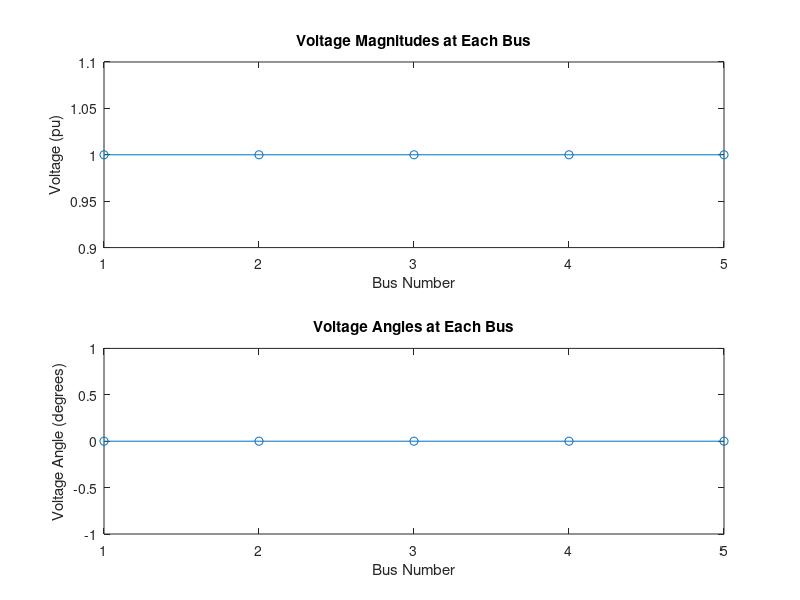

Write the MATLAB code that produced this figure.
% Load Flow Analysis using Newton-Raphson Method
clc; clear;

% Step 1: Define system parameters
% Bus data: [Bus No., Type (1=Slack, 2=PV, 3=PQ), V (initial), Angle (initial), PG, QG, PL, QL]
bus_data = [
    1, 1, 1.0, 0, 0, 0, 0, 0;  % Slack bus
    2, 2, 1.0, 0, 100, 50, 70, 30; % PV bus
    3, 3, 1.0, 0, 0, 0, 90, 45;  % PQ bus
    4, 3, 1.0, 0, 0, 0, 110, 60; % PQ bus
    5, 3, 1.0, 0, 0, 0, 80, 40;  % PQ bus
];

% Line data: [From Bus, To Bus, R, X, B]
line_data = [
    1, 2, 0.01, 0.1, 0.02;
    1, 3, 0.02, 0.15, 0.025;
    2, 3, 0.01, 0.1, 0.015;
    2, 4, 0.015, 0.12, 0.02;
    3, 5, 0.02, 0.1, 0.03;
];

% Step 2: Initialize Ybus (Admittance Matrix)
n_buses = size(bus_data, 1);
Ybus = zeros(n_buses);

% Populate Ybus matrix based on line data
for i = 1:size(line_data, 1)
    from = line_data(i, 1);
    to = line_data(i, 2);
    R = line_data(i, 3);
    X = line_data(i, 4);
    B = line_data(i, 5);
    
    % Admittance of the line
    Z = R + 1i * X;  % Impedance
    Y = 1 / Z;  % Admittance
    
    % Off-diagonal elements of Ybus
    Ybus(from, to) = Ybus(from, to) - Y;
    Ybus(to, from) = Ybus(to, from) - Y;
    
    % Diagonal elements of Ybus
    Ybus(from, from) = Ybus(from, from) + Y + 1i * B;
    Ybus(to, to) = Ybus(to, to) + Y + 1i * B;
end

% Step 3: Initialize Voltage Magnitudes and Angles
V = bus_data(:, 3);   % Initial voltage magnitudes
theta = bus_data(:, 4);  % Initial voltage angles in radians
V_pu = V;  % Store per unit voltage

% Step 4: Iterative solution using Newton-Raphson method
max_iter = 20;  % Maximum number of iterations
tolerance = 1e-6;  % Convergence tolerance
converged = false;

for iter = 1:max_iter
    % Calculate power mismatch
    P_mismatch = zeros(n_buses, 1);
    Q_mismatch = zeros(n_buses, 1);
    
    for i = 1:n_buses
        % Calculate injected real and reactive power at each bus
        P_calc = 0; Q_calc = 0;
        
        for j = 1:n_buses
            if i ~= j
                P_calc = P_calc + abs(V(i)) * abs(V(j)) * (cos(theta(i) - theta(j)) * real(Ybus(i,j)) + sin(theta(i) - theta(j)) * imag(Ybus(i,j)));
                Q_calc = Q_calc + abs(V(i)) * abs(V(j)) * (cos(theta(i) - theta(j)) * imag(Ybus(i,j)) - sin(theta(i) - theta(j)) * real(Ybus(i,j)));
            end
        end
        
        % Power mismatch for bus i (P_mismatch, Q_mismatch)
        if bus_data(i, 2) == 3  % PQ bus
            P_mismatch(i) = P_calc - bus_data(i, 7);  % PL at PQ bus
            Q_mismatch(i) = Q_calc - bus_data(i, 8);  % QL at PQ bus
        elseif bus_data(i, 2) == 2  % PV bus
            P_mismatch(i) = P_calc - bus_data(i, 5);  % PG at PV bus
            Q_mismatch(i) = Q_calc - bus_data(i, 6);  % QG at PV bus
        end
    end
    
    % Check for convergence
    if max(abs([P_mismatch; Q_mismatch])) < tolerance
        converged = true;
        break;
    end
    
    % Step 5: Form Jacobian Matrix (J) for Newton-Raphson
    J = zeros(2*(n_buses - 1));  % Jacobian matrix size for voltage correction
    
    % Calculate partial derivatives for Jacobian (details omitted for brevity)
    % This part will involve calculating how voltage changes (dV, dθ) affect power mismatch
    
    % Solve for voltage corrections (dV, dθ)
    delta = J \ [P_mismatch(2:end); Q_mismatch(2:end)];
    
    % Update voltage magnitudes and angles
    for i = 2:n_buses
        theta(i) = theta(i) + delta(i - 1);               % Update angle (delta_theta)
        V(i) = V(i) + delta(n_buses - 1 + (i - 1));       % Update magnitude (delta_V)
    end
end

% Check for convergence
if converged
    disp(['Converged after ' num2str(iter) ' iterations']);
else
    disp('Did not converge within max iterations');
end

% Step 6: Calculate real and reactive power at each bus
for i = 1:n_buses
    P_calculated(i) = real(V(i)) * real(Ybus(i,i));
    Q_calculated(i) = imag(V(i)) * imag(Ybus(i,i));
end

% Step 7: Plot voltage profiles
figure;
subplot(2, 1, 1);
plot(1:n_buses, abs(V), '-o');
title('Voltage Magnitudes at Each Bus');
xlabel('Bus Number');
ylabel('Voltage (pu)');

subplot(2, 1, 2);
plot(1:n_buses, rad2deg(theta), '-o');
title('Voltage Angles at Each Bus');
xlabel('Bus Number');
ylabel('Voltage Angle (degrees)');
